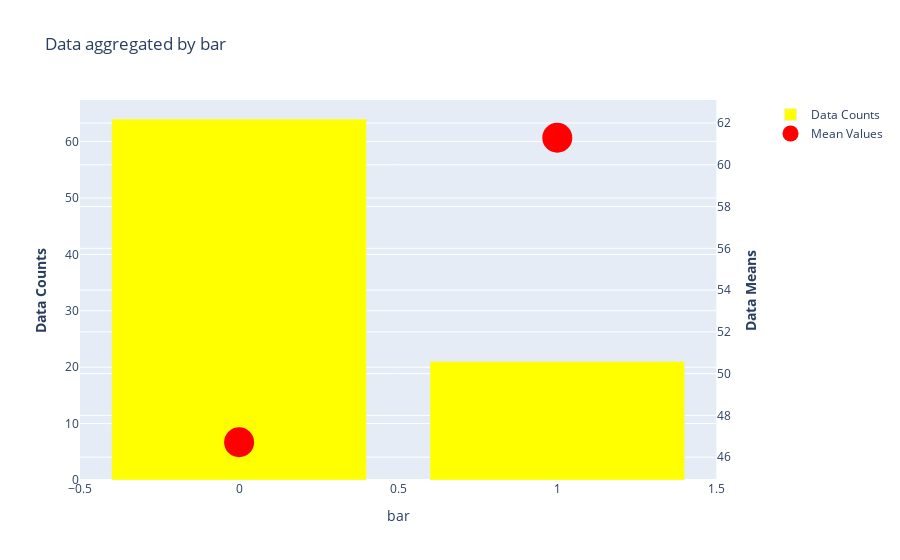

Notebook code cell kept with this figure:
### Markdown cell above
Hard candies appear to be very unpopular in the market.
### Bar

### Code cell
plots.investigate_categoric_variable(df_candy, response, ['bar'], ["Unknown"])

### Figure 1 — Plotly figure (JSON) as saved in the notebook; plotly's stock layout.template omitted (floating-point values rounded to 4 significant figures)
{"data": [{"marker": {"color": "yellow"}, "name": "Data Counts", "type": "bar", "x": [0, 1], "xaxis": "x", "y": [64, 21], "yaxis": "y"}, {"marker": {"color": "red", "size": 30}, "mode": "markers", "name": "Mean Values", "type": "scatter", "x": [0, 1], "xaxis": "x", "y": [46.71, 61.3], "yaxis": "y2"}], "layout": {"title": {"text": "Data aggregated by bar"}, "xaxis": {"anchor": "y", "domain": [0, 0.94], "title": {"text": "bar"}}, "yaxis": {"anchor": "x", "domain": [0, 1], "title": {"text": "<b>Data Counts</b>"}}, "yaxis2": {"anchor": "x", "overlaying": "y", "side": "right", "title": {"text": "<b>Data Means</b>"}}}}
